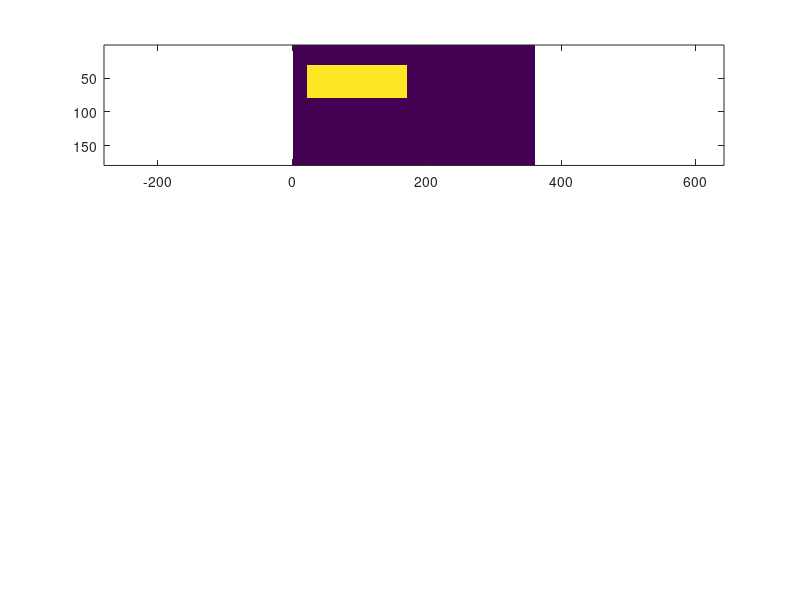

The MATLAB source for this figure: (Note: this script raises an error after producing the figure.)
function boxcarSpec()

  % Let's create a regular grid and set values outside of a simple
  % region to zero and inside to 1.

  Lmax=50;
  lon = 0:1:360;
  lat = 89:-1:-89;

  [LO,LA] = meshgrid(lon,lat);

  F = zeros(size(LO));
  
  % Make rectangular region
  indx = (lon > 20) & (lon < 170);
  indy = (lat > 10) & (lat < 60);

  F(indy,indx) = 1;
  
  subplot(3,1,1)
  imagesc(F)
  axis equal
  axis tight
  
  lmcosi = xyz2plm(F,Lmax);
  subplot(3,1,2)
  plotplm(lmcosi,[],[],4,1)

  spc = plm2spec(lmcosi);
  subplot(3,1,3)
  semilogy(0:Lmax,spc)
  %plot(0:Lmax,spc)
  xlabel('spherical harmonic degree')
  ylabel('power spectrum')
  
  %axis xy
